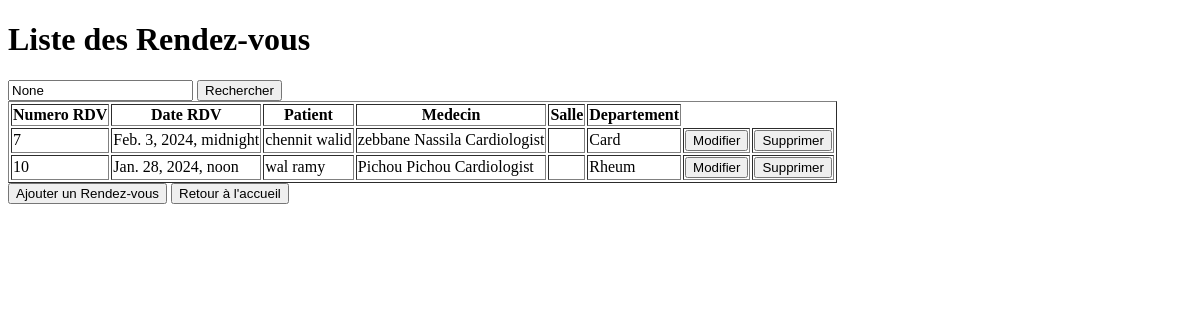
Before: /liste_rdv/ with the older database file.
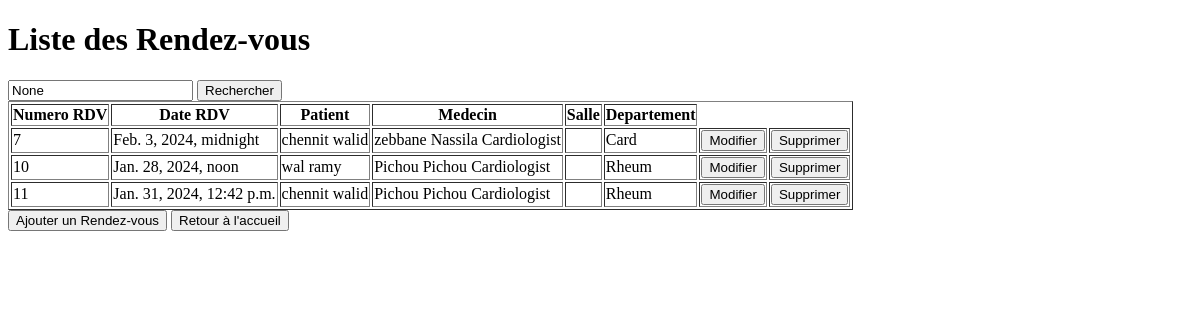
After: the same page with the newer database file.
### app1/models.py (models this page shows, shortened)
class RendezVous(models.Model) :
    Num_rdv = models.AutoField(primary_key=True)
    Date_rdv = models.DateTimeField()
    salle = models.ForeignKey('Salle', on_delete=models.CASCADE)
    Num_Patient = models.ForeignKey(Patient,on_delete = models.CASCADE)
    Num_Medecin = models.ForeignKey(Medecin,on_delete = models.CASCADE)
    choix_departement = [
        ('Card','Cardiology'),
        ('Neuro','Neurology'),
        ('Urol','Urology'),
        ('Rheum','Rheumatology'),
        ('ENT','Ear, Nose, and Throat'),
    ]
    departement = models.CharField(max_length = 50, choices = choix_departement)

class Patient(models.Model) :
    Num_P = models.AutoField(primary_key=True)
    Nom_P = models.CharField(max_length = 50)
    Prenom_P = models.CharField(max_length = 50)
    DateNaissance = models.DateField()
    Telephone_P = models.CharField(max_length = 10, help_text = 'Entrez un numero de telephone valable svp')
    Adresse_P = models.CharField(max_length = 50)
    choix_genre = [
        ('M', 'Masculin'),
        ('F', 'Feminin'),
    ]
    Genre = models.CharField(max_length = 1,choices = choix_genre)

class Medecin(models.Model) :
    Num_M = models.AutoField(primary_key=True)
    Nom_M = models.CharField(max_length = 50)
    Prenom_M = models.CharField(max_length = 50)
    Telephone_M = models.CharField(max_length = 10, help_text = 'Entrez un numero de telephone valable svp')
    choix_speciailte = [
        ('Cardiologist','Cardiologist'),
        ('Neurologist','Neurologist'),
        ('Urologist','Urologist'),
        ('Rheumatologist','Rheumatologist'),
        ('Otolaryngologist','Otolaryngologist'),
    ]
    specialite = models.CharField(max_length = 50, choices = choix_speciailte)

### app1/views.py (the view)
# urls.py: path('liste_rdv/',liste_rdv,name='liste_rdv'),
def liste_rdv(request):
    query = request.GET.get('q')
    rdvs= RendezVous.objects.all()
    if query:
        rdvs = rdvs.filter(Num_Patient__Nom_P__icontains=query)
    return render(request,'liste_rdv.html',{'rdvs': rdvs , 'query': query})

### app1/templates/liste_rdv.html (shortened to what this page needs)
<!DOCTYPE html>
<html lang="en">
<head>
</head>
<body>
    <h1>Liste des Rendez-vous</h1>
    <form method="get" action="{% url 'liste_rdv' %}">
        <input type="text" name="q" placeholder="Recherche par Noms des Patients" value="{{ query }}">
        <button type="submit">Rechercher</button>
    </form>
<table border="1">
    <thead>
        <tr>
            <th>Numero RDV</th>
            <th>Date RDV</th>
            <th>Patient</th>
            <th>Medecin</th>
            <th>Salle</th>
            <th>Departement</th>
        </tr>
    </thead>
    <tbody>
        {% for rdv in rdvs %}
            <tr>
                <td>{{ rdv.Num_rdv }}</td>
                <td>{{ rdv.Date_rdv}}</td>
                <td>{{ rdv.Num_Patient.Nom_P }} {{rdv.Num_Patient.Prenom_P}}</td>
                <td>{{ rdv.Num_Medecin.Nom_M }} {{ rdv.Num_Medecin.Prenom_M }} {{rdv.Num_Medecin.specialite}}</td>
                <td>{{ rdv.Num_Salle}}</td>
                <td>{{ rdv.departement}}</td>
                <td>
                    <a href="{% url 'prefill_rendezVous' pk=rdv.Num_rdv %}"><button>Modifier</button></a>
                </td>
                <td>
                    <a href="{% url 'supprimer_rdv' pk=rdv.Num_rdv %}"><button>Supprimer</button></a>
                </td>
            </tr>
        {% endfor %}
    </tbody>
</table>
<a href="{% url 'ajouter_rdv' %}"><button>Ajouter un Rendez-vous</button></a>
<a href="{% url 'Home' %}"><button>Retour à l'accueil</button></a>
</body>
</html>

Changed rows visible on the page:
added RendezVous: Num_rdv "11", Date_rdv "Jan. 31, 2024, 12:42 p.m.", Num_Patient.Nom_P "chennit", Num_Patient.Prenom_P "walid", Num_Medecin.Nom_M "Pichou", Num_Medecin.Prenom_M "Pichou", Num_Medecin.specialite "Cardiologist", departement "Rheum"
